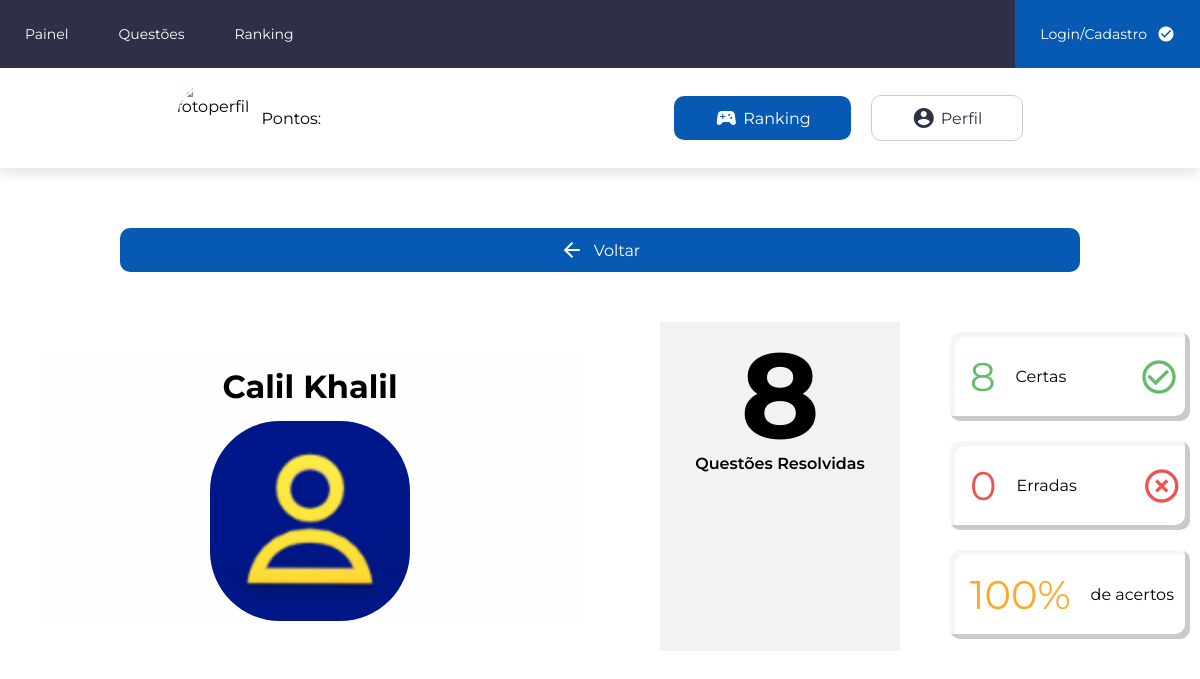
/adm/visualizarUsuario.php?id=3, run on the app's committed database.
### tables this page shows
CREATE TABLE `usuario` (
  `id_usuario` int(11) NOT NULL,
  `nome` varchar(100) NOT NULL,
  `sobrenome` varchar(100) NOT NULL,
  `email` varchar(255) NOT NULL,
  `senha` varchar(255) NOT NULL,
  `foto` text NOT NULL,
  `apelido` varchar(20) NOT NULL,
  `pontos` int(11) NOT NULL
);

### backend/dao/UserDAO.php (called while the page is built, shortened)
<?php
class UserDAO implements IUserDAO
{
    private $Conn;
    public function __construct(PDO $conn)
    {
        $this->Conn = $conn;
    }
    public function buscarAluno($id_usuario)
    {
        $stmt = $this->Conn->prepare("SELECT * FROM usuario WHERE id_usuario = :id");
        $stmt->bindParam(":id", $id_usuario);
        $stmt->execute();
        $row = $stmt->fetch(PDO::FETCH_ASSOC);
        return $row;
    }
}

### backend/dao/QuestaoDAO.php (called while the page is built, shortened)
<?php
class QuestaoDAO implements IQuestaoDAO
{
    private $Conn;
    public function __construct(PDO $conn)
    {
        $this->Conn = $conn;
    }
    public function QuestoesRespondidas($id_usuario)
    {
        $stmt = $this->Conn->prepare("SELECT * FROM resposta WHERE id_usuario = :id_usuario");
        $stmt->bindParam(":id_usuario", $id_usuario);
        $stmt->execute();
        return $stmt->rowCount();
    }
    public function questoesCertas($id_usuario){
        $acertou = 1;
        $stmt = $this->Conn->prepare("SELECT * FROM resposta WHERE id_usuario = :id_usuario AND acertou = :acertou");
        $stmt->bindParam(":id_usuario", $id_usuario);
        $stmt->bindParam(":acertou", $acertou);
        $stmt->execute();
        return $stmt->rowCount();
    }
    public function questoesErradas($id_usuario){
        $acertou = 0;
        $stmt = $this->Conn->prepare("SELECT * FROM resposta WHERE id_usuario = :id_usuario AND acertou = :acertou");
        $stmt->bindParam(":id_usuario", $id_usuario);
        $stmt->bindParam(":acertou", $acertou);
        $stmt->execute();
        return $stmt->rowCount();
    }
    public function taxaAcertos($id_usuario)
    {
        $total = $this->QuestoesRespondidas($id_usuario);
        $acertos = $this->questoesCertas($id_usuario);
        $taxa = ($acertos * 100)/$total;
        $taxa = round($taxa);
        return $taxa;
    }
}

### adm/visualizarUsuario.php (the view, shortened to what this page needs)
<?php
require_once("../content/painel.php");
require_once("../backend/dao/UserDAO.php");
require_once("../backend/dao/QuestaoDAO.php");
$id = filter_input(INPUT_GET, "id");
$userDAO = new UserDAO($conn);
$questoes = new QuestaoDAO($conn);
if (empty($id)) {
} else {
    $usuario = $userDAO->buscarAluno($id);
}
$questoesRespondidas = $questoes->QuestoesRespondidas($id);
$questoesAcertadas = $questoes->questoesCertas($id);
$questoesErradas = $questoes->questoesErradas($id);
$taxa = $questoes->taxaAcertos($id);
?>
<main class="usuarioDetails-container">
    <div class="btnInserir-container">
        <a class="btnGerencia" href="gerenciarUsuarios.php"><i class="material-icons">arrow_back</i>Voltar</a>
    </div>
    <div id="estatisticas">
        <div class="perfil-box">
            <div class="perfil-conteudo">
                <h1><?= $usuario["nome"] ?> <?= $usuario["sobrenome"] ?></h1>
                <img src="../img/fotos_perfil/<?= $usuario["foto"]; ?>" alt="fotoperfil" name="foto">
            </div>
        </div>
        <div class="painelQuestoes-container">
            <div class="question-number">
                <h1 class="number"><?= $questoesRespondidas ?></h1>
            </div>
            <p class="numberSubtitle">Questões Resolvidas</p>
        </div>
        <div class="painelCard-container">
            <div class="cardPainel">
                <p id="certas"><?= $questoesAcertadas ?></p>
                <span>Certas</span>
                <i id="certoCard" class="material-icons">check_circle_outline</i>
            </div>
            <div class="cardPainel">
                <p id="erradas"><?= $questoesErradas ?></p>
                <span>Erradas</span>
                <i id="erroCard" class="material-icons">highlight_off</i>
            </div>
            <div class="cardPainel">
                <p id="taxa"><?= $taxa ?>%</p>
                <span>de acertos</span>
            </div>
        </div>
    </div>
</main>

### css/style.css (style rules this page uses)
* { font-family: 'Montserrat', sans-serif; box-sizing: border-box; padding: 0; margin: 0; }
.btnGerencia { padding: 10px 0; width: 80%; text-decoration: none; background-color: #075AB3; color: #fff; border-radius: 10px; transition: 0.3s; margin: 10px 0 50px 0; display: flex; align-items: center; justify-content: center; gap: 10px; cursor: pointer; }
#estatisticas { display: flex; justify-content: center; text-align: center; flex-wrap: wrap; gap: 50px; }
.painelQuestoes-container { display: flex; width: 20%; flex-direction: column; align-items: center; justify-content: start; text-align: center; background-color: #f2f2f2; }
.number { font-size: 120px }
.question-number { width: 100%; height: 40%; text-align: center; }
.numberSubtitle { font-weight: 600; }
.painelCard-container { display: flex; width: 20%; flex-direction: column; text-align: center; }
.cardPainel { background-color: #fff; display: flex; align-items: center; width: 100%; margin: 10px 0; border-radius: 10px; box-shadow: inset -5px -5px 0px #cacaca, inset 5px 5px 0px #f6f6f6; }
#certas { color: #66BB6A; font-size: 40px; padding: 20px; }
#certoCard { color: #66BB6A; font-size: 40px; flex: 1; }
#erroCard { color: #EF5350; font-size: 40px; flex: 1; }
#erradas { color: #EF5350; font-size: 40px; padding: 20px; }
#taxa { color: #FFA726; font-size: 40px; padding: 20px; }
.perfil-box { display: flex; width: 50%; height: 100%; background-color: white; }
.perfil-conteudo { display: flex; flex-direction: column; height: 90%; width: 90%; background-color: rgb(255, 254, 254); margin: 30px auto; align-items: center; justify-content: space-evenly; }
.perfil-conteudo h1 { margin: 15px 0; }
.perfil-conteudo img { border-radius: 70px; border: 1px solid #94958B solid; height: 200px; width: 200px; }
.btnInserir-container { display: flex; justify-content: center; width: 100%; }
.usuarioDetails-container { margin: 50px auto; }

### data on the page
usuario: nome "Calil", sobrenome "Khalil", foto (placeholder picture)

### other printed values
$questoesRespondidas "8"
$questoesAcertadas "8"
$questoesErradas "0"
$taxa "100"
